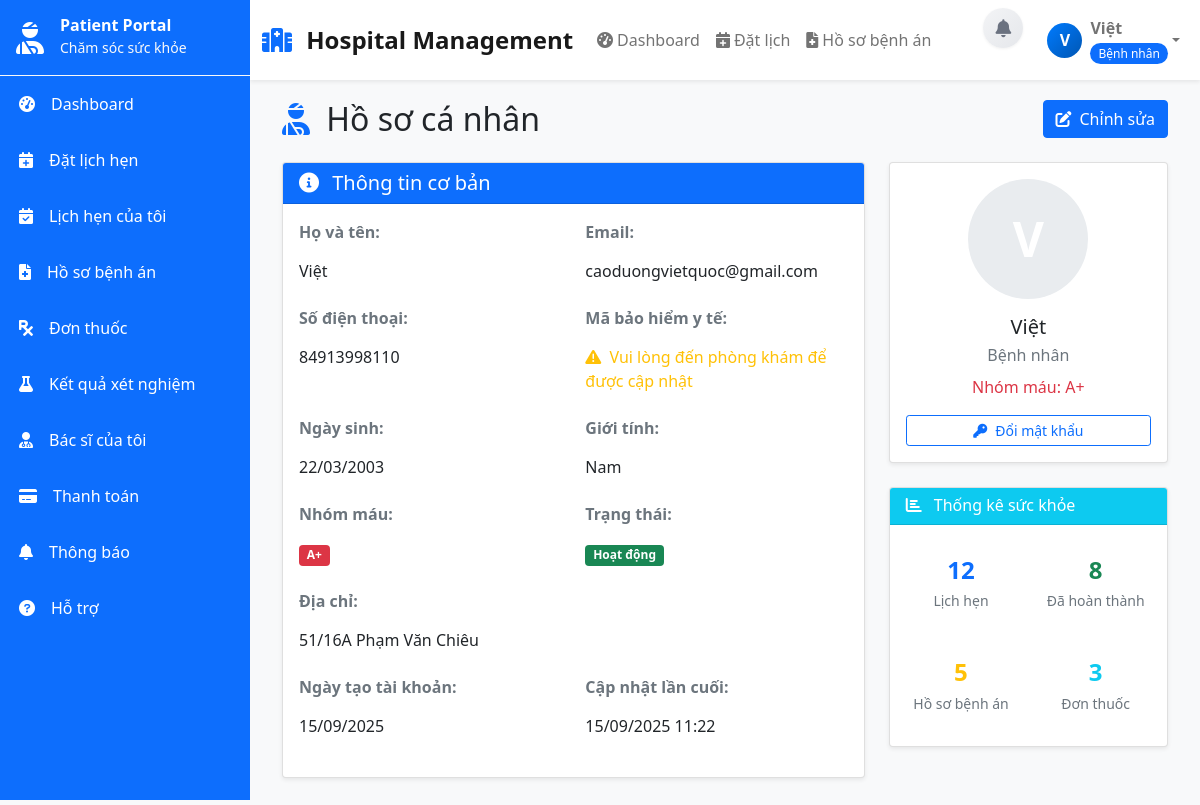
The page /patient_profile (signed in) on the database as committed earlier.
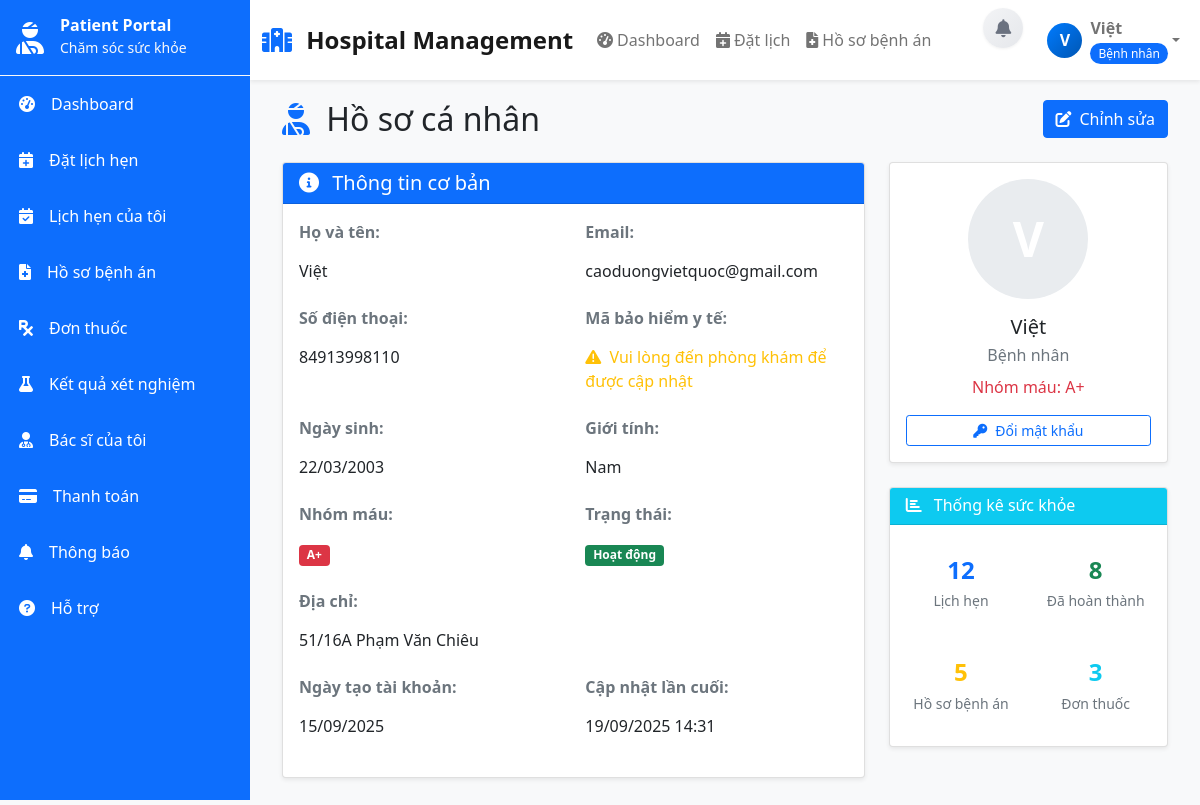
The same page on the database as committed later.
### tables this page shows
CREATE TABLE `benh_nhan` (
  `id` int(11) NOT NULL,
  `ten` varchar(255) NOT NULL,
  `email` varchar(255) NOT NULL,
  `mat_khau` varchar(255) NOT NULL,
  `so_dien_thoai` varchar(20) DEFAULT NULL,
  `phone_verified` tinyint(1) NOT NULL DEFAULT 0,
  `bao_hiem_y_te` varchar(50) DEFAULT NULL,
  `bao_hiem_y_te_id` int(11) DEFAULT NULL,
  `ngay_sinh` date DEFAULT NULL,
  `gioi_tinh` enum('Nam','Nu','Khac') DEFAULT NULL,
  `dia_chi` text DEFAULT NULL,
  `nhom_mau` enum('A+','A-','B+','B-','AB+','AB-','O+','O-') DEFAULT NULL,
  `ngay_tao` timestamp NOT NULL DEFAULT current_timestamp(),
  `ngay_cap_nhat` timestamp NOT NULL DEFAULT current_timestamp() ON UPDATE current_timestamp()
);

### config/database.php (called while the page is built, shortened)
<?php
class Database
{
    private $host;
    private $db_name;
    private $username;
    private $password;
    public function __construct()
    {
        $this->host = $_ENV['DB_HOST'] ?? getenv('DB_HOST') ?? 'localhost';
        $this->db_name = $_ENV['DB_NAME'] ?? getenv('DB_NAME') ?? 'hospital_management';
        $this->username = $_ENV['DB_USER'] ?? getenv('DB_USER') ?? 'root';
        $this->password = $_ENV['DB_PASS'] ?? getenv('DB_PASS') ?? '';
    }
    private function loadEnvFile()
    {
        $envFile = __DIR__ . '/../.env';
    }
    public function getConnection()
    {
        $this->conn = null;
        try {
            $this->conn = new PDO("mysql:host=" . $this->host . ";dbname=" . $this->db_name, $this->username, $this->password);
            $this->conn->exec("set names utf8");
            $this->conn->setAttribute(PDO::ATTR_ERRMODE, PDO::ERRMODE_EXCEPTION);
        } catch (PDOException $exception) {
            error_log("Database connection error: " . $exception->getMessage());
            echo "Database connection failed. Please try again later.";
        }
        return $this->conn;
    }
}

### Models/User.php (called while the page is built, shortened)
<?php
require_once 'config/database.php';
class User
{
    public function __construct()
    {
        $database = new Database();
        $this->conn = $database->getConnection();
    }
}

### Models/Patient.php (called while the page is built, shortened)
<?php
require_once 'Models/User.php';
class Patient extends User
{
    public function __construct()
    {
        $this->table_name = "benh_nhan";
    }
    public function getById($id)
    {
        $query = "SELECT id, ten, email, so_dien_thoai, ngay_sinh, gioi_tinh, dia_chi, nhom_mau, mat_khau, ngay_tao, ngay_cap_nhat, bao_hiem_y_te, bao_hiem_y_te_id FROM " . $this->table_name . " WHERE id = :id";
        $stmt = $this->conn->prepare($query);
        $stmt->bindParam(":id", $id);
        $stmt->execute();
        return $stmt->fetch(PDO::FETCH_ASSOC);
    }
}

### Views/patient/profile.php (the view, shortened to what the changed rows need)
<?php
$patient = new Patient();
$patient_info = $patient->getById($_SESSION['user_id']);
?>
<div class="container-fluid">
    <div class="row">
        <div class="col-12">
            <div class="d-flex justify-content-between align-items-center mb-4">
                <h2 class="mb-0">
                    <i class="fas fa-user-injured text-primary me-2"></i>
                    Hồ sơ cá nhân
                </h2>
            </div>
        </div>
    </div>
    <div class="row">
        <div class="col-lg-8">
            <div class="card shadow-sm">
                <div class="card-body">
                    <div class="row">
                        <div class="col-md-6">
                            <div class="mb-3">
                                <label class="form-label fw-bold text-muted">Họ và tên:</label>
                                <p class="form-control-plaintext"><?php echo $patient_info['ten']; ?></p>
                            </div>
                        </div>
                        <div class="col-md-6">
                            <div class="mb-3">
                                <label class="form-label fw-bold text-muted">Email:</label>
                                <p class="form-control-plaintext"><?php echo $patient_info['email']; ?></p>
                            </div>
                        </div>
                    </div>
                    <div class="row">
                        <div class="col-md-6">
                            <div class="mb-3">
                                <label class="form-label fw-bold text-muted">Số điện thoại:</label>
                                <p class="form-control-plaintext">
                                    <?php echo $patient_info['so_dien_thoai'] ?: 'Chưa cập nhật'; ?></p>
                            </div>
                        </div>
                    </div>
                    <div class="row">
                        <div class="col-md-6">
                            <div class="mb-3">
                                <label class="form-label fw-bold text-muted">Ngày sinh:</label>
                                <p class="form-control-plaintext">
                                    <?php echo $patient_info['ngay_sinh'] ? date('d/m/Y', strtotime($patient_info['ngay_sinh'])) : 'Chưa cập nhật'; ?>
                                </p>
                            </div>
                        </div>
                        <div class="col-md-6">
                            <div class="mb-3">
                                <label class="form-label fw-bold text-muted">Giới tính:</label>
                                <p class="form-control-plaintext">
                                    <?php
                                    if ($patient_info['gioi_tinh']) {
                                        echo $patient_info['gioi_tinh'] == 'Nu' ? 'Nữ' : $patient_info['gioi_tinh'];
                                    } else {
                                        echo 'Chưa cập nhật';
                                    }
                                    ?>
                                </p>
                            </div>
                        </div>
                    </div>
                    <div class="row">
                        <div class="col-md-6">
                            <div class="mb-3">
                                <p class="form-control-plaintext">
                                    <?php if ($patient_info['nhom_mau']): ?>
                                    <span class="badge bg-danger"><?php echo $patient_info['nhom_mau']; ?></span>
                                    <?php else: ?>
                                    Chưa cập nhật
                                    <?php endif; ?>
                                </p>
                            </div>
                        </div>
                    </div>
                    <div class="row">
                        <div class="col-12">
                            <div class="mb-3">
                                <label class="form-label fw-bold text-muted">Địa chỉ:</label>
                                <p class="form-control-plaintext">
                                    <?php echo $patient_info['dia_chi'] ?: 'Chưa cập nhật'; ?></p>
                            </div>
                        </div>
                    </div>
                    <div class="row">
                        <div class="col-md-6">
                            <div class="mb-3">
                                <label class="form-label fw-bold text-muted">Ngày tạo tài khoản:</label>
                                <p class="form-control-plaintext">
                                    <?php echo date('d/m/Y', strtotime($patient_info['ngay_tao'])); ?></p>
                            </div>
                        </div>
                        <div class="col-md-6">
                            <div class="mb-3">
                                <label class="form-label fw-bold text-muted">Cập nhật lần cuối:</label>
                                <p class="form-control-plaintext">
                                    <?php
                                    if (isset($patient_info['ngay_cap_nhat']) && $patient_info['ngay_cap_nhat']) {
                                        echo date('d/m/Y H:i', strtotime($patient_info['ngay_cap_nhat']));
                                    } else {
                                        echo 'Chưa cập nhật';
                                    }
                                    ?>
                                </p>
                            </div>
                        </div>
                    </div>
                </div>
            </div>
        </div>
        <div class="col-lg-4">
            <div class="card shadow-sm mb-4">
                <div class="card-body text-center">
                    <div class="position-relative mb-3">
                        <?php if (!empty($patient_info['hinh_anh']) && file_exists($patient_info['hinh_anh'])): ?>
                            <img src="<?php echo $patient_info['hinh_anh']; ?>"
                                 alt="Ảnh đại diện"
                                 class="rounded-circle"
                                 style="width: 120px; height: 120px; object-fit: cover; border: 4px solid #e9ecef;">
                        <?php else: ?>
                            <div class="avatar-large mb-3" style="width: 120px; height: 120px; margin: 0 auto; display: flex; align-items: center; justify-content: center; font-size: 48px; background: #e9ecef; border-radius: 50%;">
                                <?php echo strtoupper(substr($patient_info['ten'], 0, 1)); ?>
                            </div>
                        <?php endif; ?>
                    </div>
                    <h5 class="mb-1"><?php echo $patient_info['ten']; ?></h5>
                    <p class="text-muted mb-2">Bệnh nhân</p>
                    <?php if ($patient_info['nhom_mau']): ?>
                    <p class="text-danger mb-3">Nhóm máu: <?php echo $patient_info['nhom_mau']; ?></p>
                    <?php endif; ?>
                    <div class="d-grid">
                        <button class="btn btn-outline-primary btn-sm" data-bs-toggle="modal"
                            data-bs-target="#changePasswordModal">
                        </button>
                    </div>
                </div>
            </div>
        </div>
    </div>
</div>

Rows that differ between the two databases and show on the page:
changed benh_nhan "Việt": ngay_cap_nhat "15/09/2025 11:22" → "19/09/2025 14:31"
